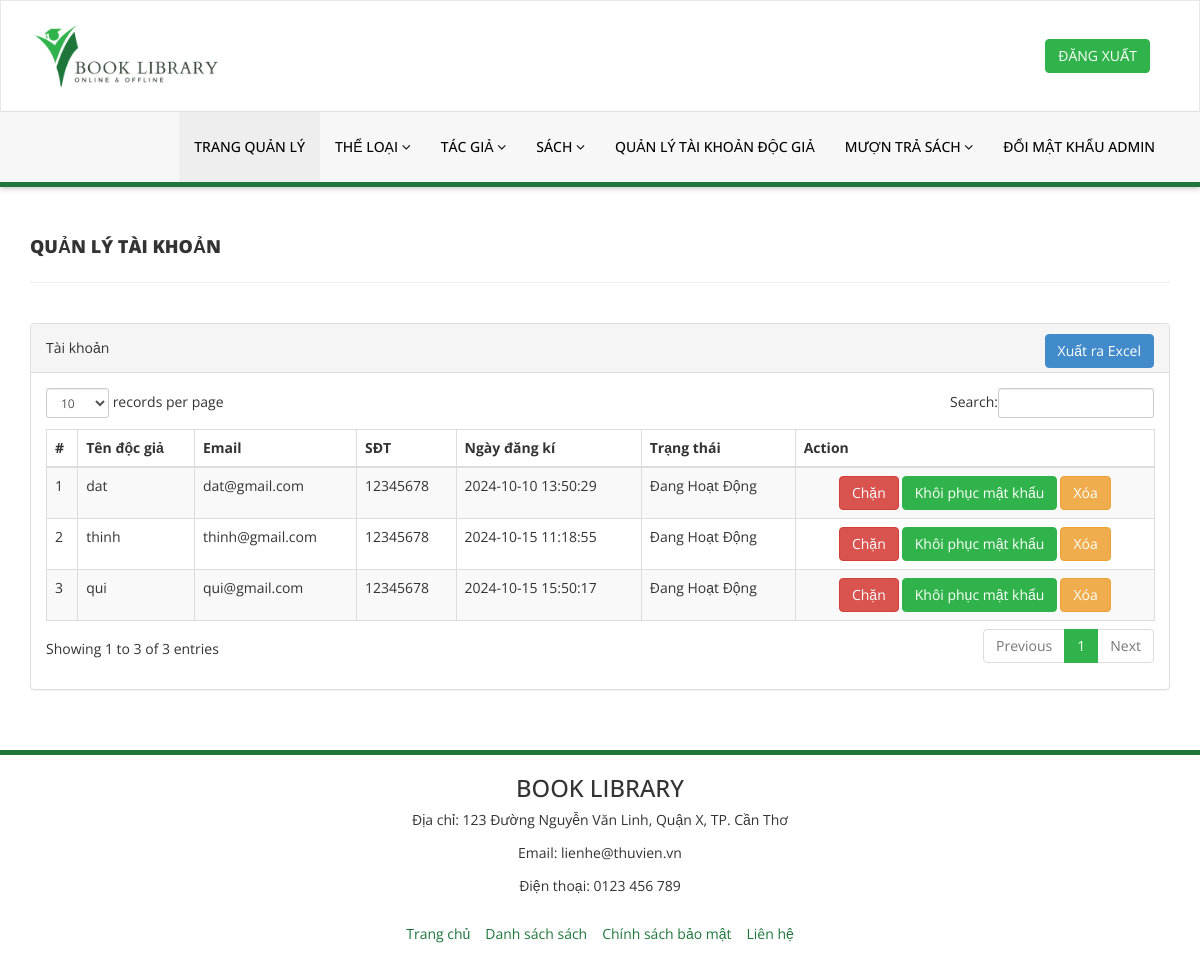
Page /admin/reg-students.php (signed in) on the earlier database version.
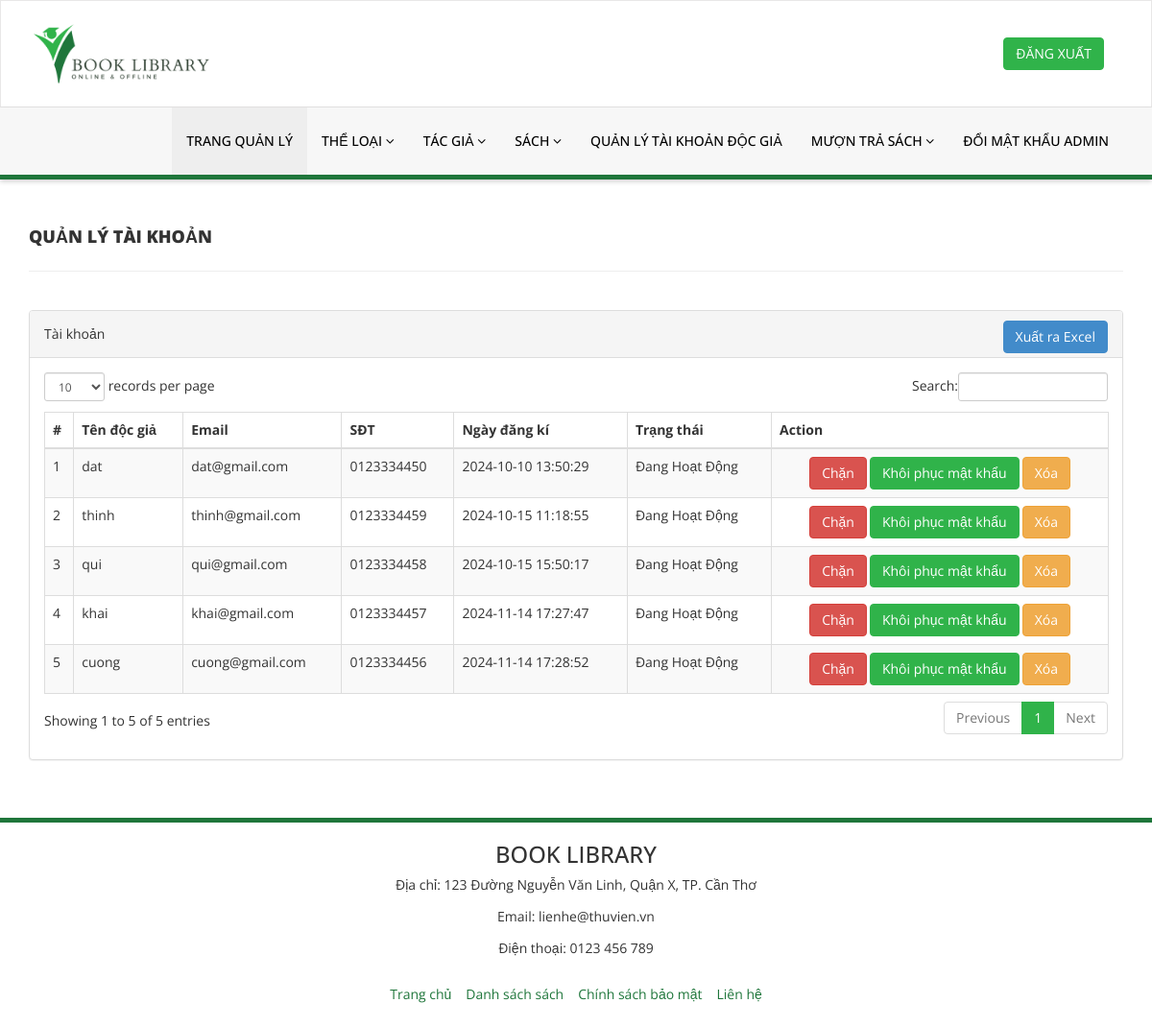
Same page on the later database version.
### tables this page shows
CREATE TABLE `docgia` (
  `id` int NOT NULL,
  `FullName` varchar(100) DEFAULT NULL,
  `EmailId` varchar(100) DEFAULT NULL,
  `MobileNumber` char(11) DEFAULT NULL,
  `Password` varchar(255) DEFAULT NULL,
  `Status` tinyint DEFAULT NULL,
  `RegDate` timestamp NULL DEFAULT CURRENT_TIMESTAMP,
  `UpdationDate` timestamp NULL DEFAULT NULL ON UPDATE CURRENT_TIMESTAMP
);

### admin/reg-students.php (the view, shortened to what the changed rows need)
<?php
include('includes/config.php');
if (strlen($_SESSION['alogin']) == 0) {
    header("location:../adminlogin.php");
    exit();
} else {
?>
    <!DOCTYPE html>
    <html xmlns="http://www.w3.org/1999/xhtml">
    <head>
        <link href="assets/css/bootstrap.css" rel="stylesheet" />
        <link href="assets/css/font-awesome.css" rel="stylesheet" />
        <link href="assets/js/dataTables/dataTables.bootstrap.css" rel="stylesheet" />
        <link href="assets/css/style.css" rel="stylesheet" />
    </head>
    <body>
        <?php include('includes/header.php'); ?>
        <div class="content-wrapper">
            <div class="container">
                <div class="row pad-botm">
                    <div class="col-md-12">
                        <h4 class="header-line">Quản lý tài khoản</h4>
                    </div>
                    <div class="row">
                    </div>
                </div>
                <div class="row">
                    <div class="col-md-12">
                        <div class="panel panel-default">
                            <div class="panel-heading">
                                Tài khoản
                                <a style="margin-left: 10px; float: right;" href="export-users.php" class="btn btn-success">Xuất ra Excel</a>
                            </div>
                            <div class="panel-body">
                                <div class="table-responsive">
                                    <table class="table table-striped table-bordered table-hover" id="dataTables-example">
                                        <thead>
                                            <tr>
                                                <th>#</th>
                                                <th>Tên độc giả</th>
                                                <th>Email</th>
                                                <th>SĐT</th>
                                                <th>Ngày đăng kí</th>
                                                <th>Trạng thái</th>
                                                <th>Action</th>
                                            </tr>
                                        </thead>
                                        <tbody>
                                            <?php
                                            $sql = "SELECT * FROM docgia";
                                            $query = $dbh->prepare($sql);
                                            $query->execute();
                                            $results = $query->fetchAll(PDO::FETCH_OBJ);
                                            $cnt = 1;
                                            if ($query->rowCount() > 0) {
                                                foreach ($results as $result) { ?>
                                                    <tr class="odd gradeX">
                                                        <td class="center"><?php echo htmlentities($cnt); ?></td>
                                                        <td class="center"><?php echo htmlentities($result->FullName); ?></td>
                                                        <td class="center"><?php echo htmlentities($result->EmailId); ?></td>
                                                        <td class="center"><?php echo htmlentities($result->MobileNumber); ?></td>
                                                        <td class="center"><?php echo htmlentities($result->RegDate); ?></td>
                                                        <td class="center"><?php if ($result->Status == 1) {
                                                                                echo htmlentities("Đang Hoạt Động");
                                                                            } else {
                                                                                echo htmlentities("Đã Bị Chặn");
                                                                            } ?></td>
                                                        <td class="center" style="vertical-align: middle;">
                                                            <div class="btn-container" style="display: flex; justify-content: center; align-items: center; gap: 3px;">
                                                                <?php if ($result->Status == 1) { ?>
                                                                    <a href="reg-students.php?inid=<?php echo htmlentities($result->id); ?>" onclick="return confirm('Bạn có chắc muốn chặn người này?');">
                                                                        <button class="btn btn-danger">Chặn</button>
                                                                    </a>
                                                                <?php } else { ?>
                                                                    <a href="reg-students.php?id=<?php echo htmlentities($result->id); ?>" onclick="return confirm('Bạn có muốn bỏ chặn người này?');">
                                                                        <button class="btn btn-primary">Bỏ Chặn</button>
                                                                    </a>
                                                                <?php } ?>
                                                                <a href="reg-students.php?resetid=<?php echo htmlentities($result->id); ?>" onclick="return confirm('Bạn có chắc muốn khôi phục mật khẩu của người này về mặc định?');">
        <button class="btn btn-info">Khôi phục mật khẩu</button>
    </a>
                                                                <a href="reg-students.php?delid=<?php echo htmlentities($result->id); ?>" onclick="return confirm('Bạn có chắc muốn xóa người này?');">
                                                                    <button class="btn btn-warning">Xóa</button>
                                                                </a>
                                                            </div>
                                                        </td>
                                                    </tr>
                                            <?php $cnt = $cnt + 1;
                                                }
                                            } ?>
                                        </tbody>
                                    </table>
                                </div>
                            </div>
                        </div>
                    </div>
                </div>
            </div>
        </div>
        <?php include('includes/footer.php'); ?>
    </body>
    </html>
<?php } ?>

Differences in the rows shown:
changed docgia "dat": MobileNumber "12345678" → "0123334450"
changed docgia "thinh": MobileNumber "12345678" → "0123334459"
changed docgia "qui": MobileNumber "12345678" → "0123334458"
added docgia: FullName "khai", EmailId "khai@gmail.com", MobileNumber "0123334457", RegDate "2024-11-14 17:27:47"
added docgia: FullName "cuong", EmailId "cuong@gmail.com", MobileNumber "0123334456", RegDate "2024-11-14 17:28:52"
Other differences:
text written by a page script: "records per page Search: Showing 1 to 3 of 3 entries Previous 1 Next" → "records per page Search: Showing 1 to 5 of 5 entries Previous 1 Next"
